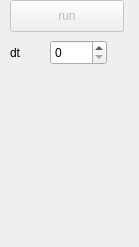
<?xml version="1.0" encoding="UTF-8"?>
<ui version="4.0">
 <class>Dialog</class>
 <widget class="QDialog" name="Dialog">
  <property name="geometry">
   <rect>
    <x>0</x>
    <y>0</y>
    <width>139</width>
    <height>247</height>
   </rect>
  </property>
  <property name="windowTitle">
   <string>Mon  Interface</string>
  </property>
  <widget class="QPushButton" name="RUN">
   <property name="enabled">
    <bool>false</bool>
   </property>
   <property name="geometry">
    <rect>
     <x>10</x>
     <y>0</y>
     <width>114</width>
     <height>32</height>
    </rect>
   </property>
   <property name="text">
    <string>run</string>
   </property>
  </widget>
  <widget class="QLabel" name="label">
   <property name="geometry">
    <rect>
     <x>10</x>
     <y>40</y>
     <width>31</width>
     <height>25</height>
    </rect>
   </property>
   <property name="text">
    <string>dt</string>
   </property>
  </widget>
  <widget class="QSpinBox" name="InitialCondition">
   <property name="geometry">
    <rect>
     <x>50</x>
     <y>40</y>
     <width>57</width>
     <height>25</height>
    </rect>
   </property>
  </widget>
 </widget>
 <resources/>
 <connections/>
</ui>
